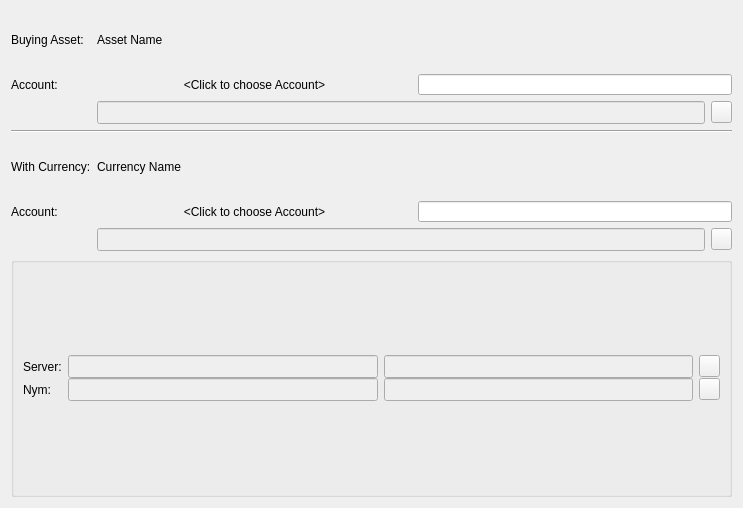
<?xml version="1.0" encoding="UTF-8"?>
<ui version="4.0">
 <class>PageOffer_Accounts</class>
 <widget class="QWizardPage" name="PageOffer_Accounts">
  <property name="geometry">
   <rect>
    <x>0</x>
    <y>0</y>
    <width>743</width>
    <height>508</height>
   </rect>
  </property>
  <property name="sizePolicy">
   <sizepolicy hsizetype="Fixed" vsizetype="Fixed">
    <horstretch>0</horstretch>
    <verstretch>0</verstretch>
   </sizepolicy>
  </property>
  <property name="minimumSize">
   <size>
    <width>743</width>
    <height>508</height>
   </size>
  </property>
  <property name="maximumSize">
   <size>
    <width>743</width>
    <height>508</height>
   </size>
  </property>
  <property name="windowTitle">
   <string>WizardPage</string>
  </property>
  <layout class="QVBoxLayout" name="verticalLayout_2">
   <item>
    <layout class="QGridLayout" name="gridLayout">
     <item row="0" column="0">
      <widget class="QLabel" name="labelAsset">
       <property name="text">
        <string>Buying Asset:</string>
       </property>
      </widget>
     </item>
     <item row="0" column="1" colspan="2">
      <widget class="QLabel" name="labelAssetName">
       <property name="text">
        <string>Asset Name</string>
       </property>
      </widget>
     </item>
     <item row="1" column="0">
      <widget class="QLabel" name="label_2">
       <property name="text">
        <string>Account:</string>
       </property>
      </widget>
     </item>
     <item row="1" column="1">
      <widget class="QPushButton" name="pushButtonSelectAssetAcct">
       <property name="sizePolicy">
        <sizepolicy hsizetype="Expanding" vsizetype="Fixed">
         <horstretch>0</horstretch>
         <verstretch>0</verstretch>
        </sizepolicy>
       </property>
       <property name="maximumSize">
        <size>
         <width>16777215</width>
         <height>21</height>
        </size>
       </property>
       <property name="text">
        <string>&lt;Click to choose Account&gt;</string>
       </property>
       <property name="flat">
        <bool>true</bool>
       </property>
      </widget>
     </item>
     <item row="1" column="2">
      <widget class="QLineEdit" name="lineEditAssetAcctBalance">
       <property name="enabled">
        <bool>true</bool>
       </property>
       <property name="minimumSize">
        <size>
         <width>30</width>
         <height>0</height>
        </size>
       </property>
       <property name="maximumSize">
        <size>
         <width>16777215</width>
         <height>21</height>
        </size>
       </property>
       <property name="readOnly">
        <bool>true</bool>
       </property>
      </widget>
     </item>
     <item row="2" column="1" colspan="2">
      <layout class="QHBoxLayout" name="horizontalLayout_2">
       <item>
        <widget class="QLineEdit" name="lineEditAssetAcctID">
         <property name="enabled">
          <bool>false</bool>
         </property>
         <property name="minimumSize">
          <size>
           <width>0</width>
           <height>23</height>
          </size>
         </property>
         <property name="maximumSize">
          <size>
           <width>16777215</width>
           <height>23</height>
          </size>
         </property>
         <property name="readOnly">
          <bool>true</bool>
         </property>
        </widget>
       </item>
       <item>
        <widget class="QPushButton" name="pushButtonManageAssetAcct">
         <property name="sizePolicy">
          <sizepolicy hsizetype="Fixed" vsizetype="Fixed">
           <horstretch>0</horstretch>
           <verstretch>0</verstretch>
          </sizepolicy>
         </property>
         <property name="maximumSize">
          <size>
           <width>21</width>
           <height>22</height>
          </size>
         </property>
         <property name="text">
          <string/>
         </property>
         <property name="icon">
          <iconset resource="../resource.qrc">
           <normaloff>:/icons/icons/assets.png</normaloff>:/icons/icons/assets.png</iconset>
         </property>
        </widget>
       </item>
      </layout>
     </item>
     <item row="3" column="0" colspan="3">
      <widget class="Line" name="line">
       <property name="orientation">
        <enum>Qt::Horizontal</enum>
       </property>
      </widget>
     </item>
     <item row="4" column="0">
      <widget class="QLabel" name="labelCurrency">
       <property name="text">
        <string>With Currency:</string>
       </property>
      </widget>
     </item>
     <item row="4" column="1" colspan="2">
      <widget class="QLabel" name="labelCurrencyName">
       <property name="text">
        <string>Currency Name</string>
       </property>
      </widget>
     </item>
     <item row="5" column="0">
      <widget class="QLabel" name="label_4">
       <property name="text">
        <string>Account:</string>
       </property>
      </widget>
     </item>
     <item row="5" column="1">
      <widget class="QPushButton" name="pushButtonSelectCurrencyAcct">
       <property name="sizePolicy">
        <sizepolicy hsizetype="Expanding" vsizetype="Fixed">
         <horstretch>0</horstretch>
         <verstretch>0</verstretch>
        </sizepolicy>
       </property>
       <property name="maximumSize">
        <size>
         <width>16777215</width>
         <height>21</height>
        </size>
       </property>
       <property name="text">
        <string>&lt;Click to choose Account&gt;</string>
       </property>
       <property name="flat">
        <bool>true</bool>
       </property>
      </widget>
     </item>
     <item row="5" column="2">
      <widget class="QLineEdit" name="lineEditCurrencyAcctBalance">
       <property name="enabled">
        <bool>true</bool>
       </property>
       <property name="maximumSize">
        <size>
         <width>16777215</width>
         <height>21</height>
        </size>
       </property>
       <property name="readOnly">
        <bool>true</bool>
       </property>
      </widget>
     </item>
     <item row="6" column="1" colspan="2">
      <layout class="QHBoxLayout" name="horizontalLayout">
       <item>
        <widget class="QLineEdit" name="lineEditCurrencyAcctID">
         <property name="enabled">
          <bool>false</bool>
         </property>
         <property name="minimumSize">
          <size>
           <width>0</width>
           <height>23</height>
          </size>
         </property>
         <property name="maximumSize">
          <size>
           <width>16777215</width>
           <height>23</height>
          </size>
         </property>
         <property name="readOnly">
          <bool>true</bool>
         </property>
        </widget>
       </item>
       <item>
        <widget class="QPushButton" name="pushButtonManageCurrencyAcct">
         <property name="sizePolicy">
          <sizepolicy hsizetype="Fixed" vsizetype="Fixed">
           <horstretch>0</horstretch>
           <verstretch>0</verstretch>
          </sizepolicy>
         </property>
         <property name="maximumSize">
          <size>
           <width>21</width>
           <height>22</height>
          </size>
         </property>
         <property name="text">
          <string/>
         </property>
         <property name="icon">
          <iconset resource="../resource.qrc">
           <normaloff>:/icons/icons/assets.png</normaloff>:/icons/icons/assets.png</iconset>
         </property>
        </widget>
       </item>
      </layout>
     </item>
    </layout>
   </item>
   <item>
    <widget class="QGroupBox" name="groupBox">
     <property name="minimumSize">
      <size>
       <width>0</width>
       <height>111</height>
      </size>
     </property>
     <property name="title">
      <string/>
     </property>
     <layout class="QVBoxLayout" name="verticalLayout">
      <item>
       <layout class="QGridLayout" name="gridLayout_2">
        <property name="verticalSpacing">
         <number>0</number>
        </property>
        <item row="0" column="0">
         <widget class="QLabel" name="label">
          <property name="sizePolicy">
           <sizepolicy hsizetype="Fixed" vsizetype="Preferred">
            <horstretch>0</horstretch>
            <verstretch>0</verstretch>
           </sizepolicy>
          </property>
          <property name="text">
           <string>Server:</string>
          </property>
         </widget>
        </item>
        <item row="0" column="1">
         <widget class="QLineEdit" name="lineEditServerName">
          <property name="enabled">
           <bool>false</bool>
          </property>
          <property name="minimumSize">
           <size>
            <width>0</width>
            <height>23</height>
           </size>
          </property>
          <property name="maximumSize">
           <size>
            <width>16777215</width>
            <height>23</height>
           </size>
          </property>
          <property name="readOnly">
           <bool>true</bool>
          </property>
         </widget>
        </item>
        <item row="0" column="2">
         <widget class="QLineEdit" name="lineEditNotaryID">
          <property name="enabled">
           <bool>false</bool>
          </property>
          <property name="minimumSize">
           <size>
            <width>0</width>
            <height>23</height>
           </size>
          </property>
          <property name="maximumSize">
           <size>
            <width>16777215</width>
            <height>23</height>
           </size>
          </property>
          <property name="alignment">
           <set>Qt::AlignBottom|Qt::AlignLeading|Qt::AlignLeft</set>
          </property>
          <property name="readOnly">
           <bool>true</bool>
          </property>
         </widget>
        </item>
        <item row="0" column="3">
         <widget class="QPushButton" name="pushButtonManageServer">
          <property name="sizePolicy">
           <sizepolicy hsizetype="Fixed" vsizetype="Fixed">
            <horstretch>0</horstretch>
            <verstretch>0</verstretch>
           </sizepolicy>
          </property>
          <property name="maximumSize">
           <size>
            <width>21</width>
            <height>22</height>
           </size>
          </property>
          <property name="text">
           <string/>
          </property>
          <property name="icon">
           <iconset resource="../resource.qrc">
            <normaloff>:/icons/server</normaloff>:/icons/server</iconset>
          </property>
         </widget>
        </item>
        <item row="1" column="0">
         <widget class="QLabel" name="label_3">
          <property name="sizePolicy">
           <sizepolicy hsizetype="Fixed" vsizetype="Preferred">
            <horstretch>0</horstretch>
            <verstretch>0</verstretch>
           </sizepolicy>
          </property>
          <property name="text">
           <string>Nym:</string>
          </property>
         </widget>
        </item>
        <item row="1" column="1">
         <widget class="QLineEdit" name="lineEditNymName">
          <property name="enabled">
           <bool>false</bool>
          </property>
          <property name="minimumSize">
           <size>
            <width>0</width>
            <height>23</height>
           </size>
          </property>
          <property name="maximumSize">
           <size>
            <width>16777215</width>
            <height>23</height>
           </size>
          </property>
          <property name="readOnly">
           <bool>true</bool>
          </property>
         </widget>
        </item>
        <item row="1" column="2">
         <widget class="QLineEdit" name="lineEditNymID">
          <property name="enabled">
           <bool>false</bool>
          </property>
          <property name="minimumSize">
           <size>
            <width>0</width>
            <height>23</height>
           </size>
          </property>
          <property name="maximumSize">
           <size>
            <width>16777215</width>
            <height>23</height>
           </size>
          </property>
          <property name="readOnly">
           <bool>true</bool>
          </property>
         </widget>
        </item>
        <item row="1" column="3">
         <widget class="QPushButton" name="pushButtonManageNym">
          <property name="sizePolicy">
           <sizepolicy hsizetype="Fixed" vsizetype="Fixed">
            <horstretch>0</horstretch>
            <verstretch>0</verstretch>
           </sizepolicy>
          </property>
          <property name="maximumSize">
           <size>
            <width>21</width>
            <height>22</height>
           </size>
          </property>
          <property name="text">
           <string/>
          </property>
          <property name="icon">
           <iconset resource="../resource.qrc">
            <normaloff>:/icons/icons/user.png</normaloff>:/icons/icons/user.png</iconset>
          </property>
         </widget>
        </item>
       </layout>
      </item>
     </layout>
    </widget>
   </item>
  </layout>
 </widget>
 <resources>
  <include location="../resource.qrc"/>
 </resources>
 <connections/>
</ui>
